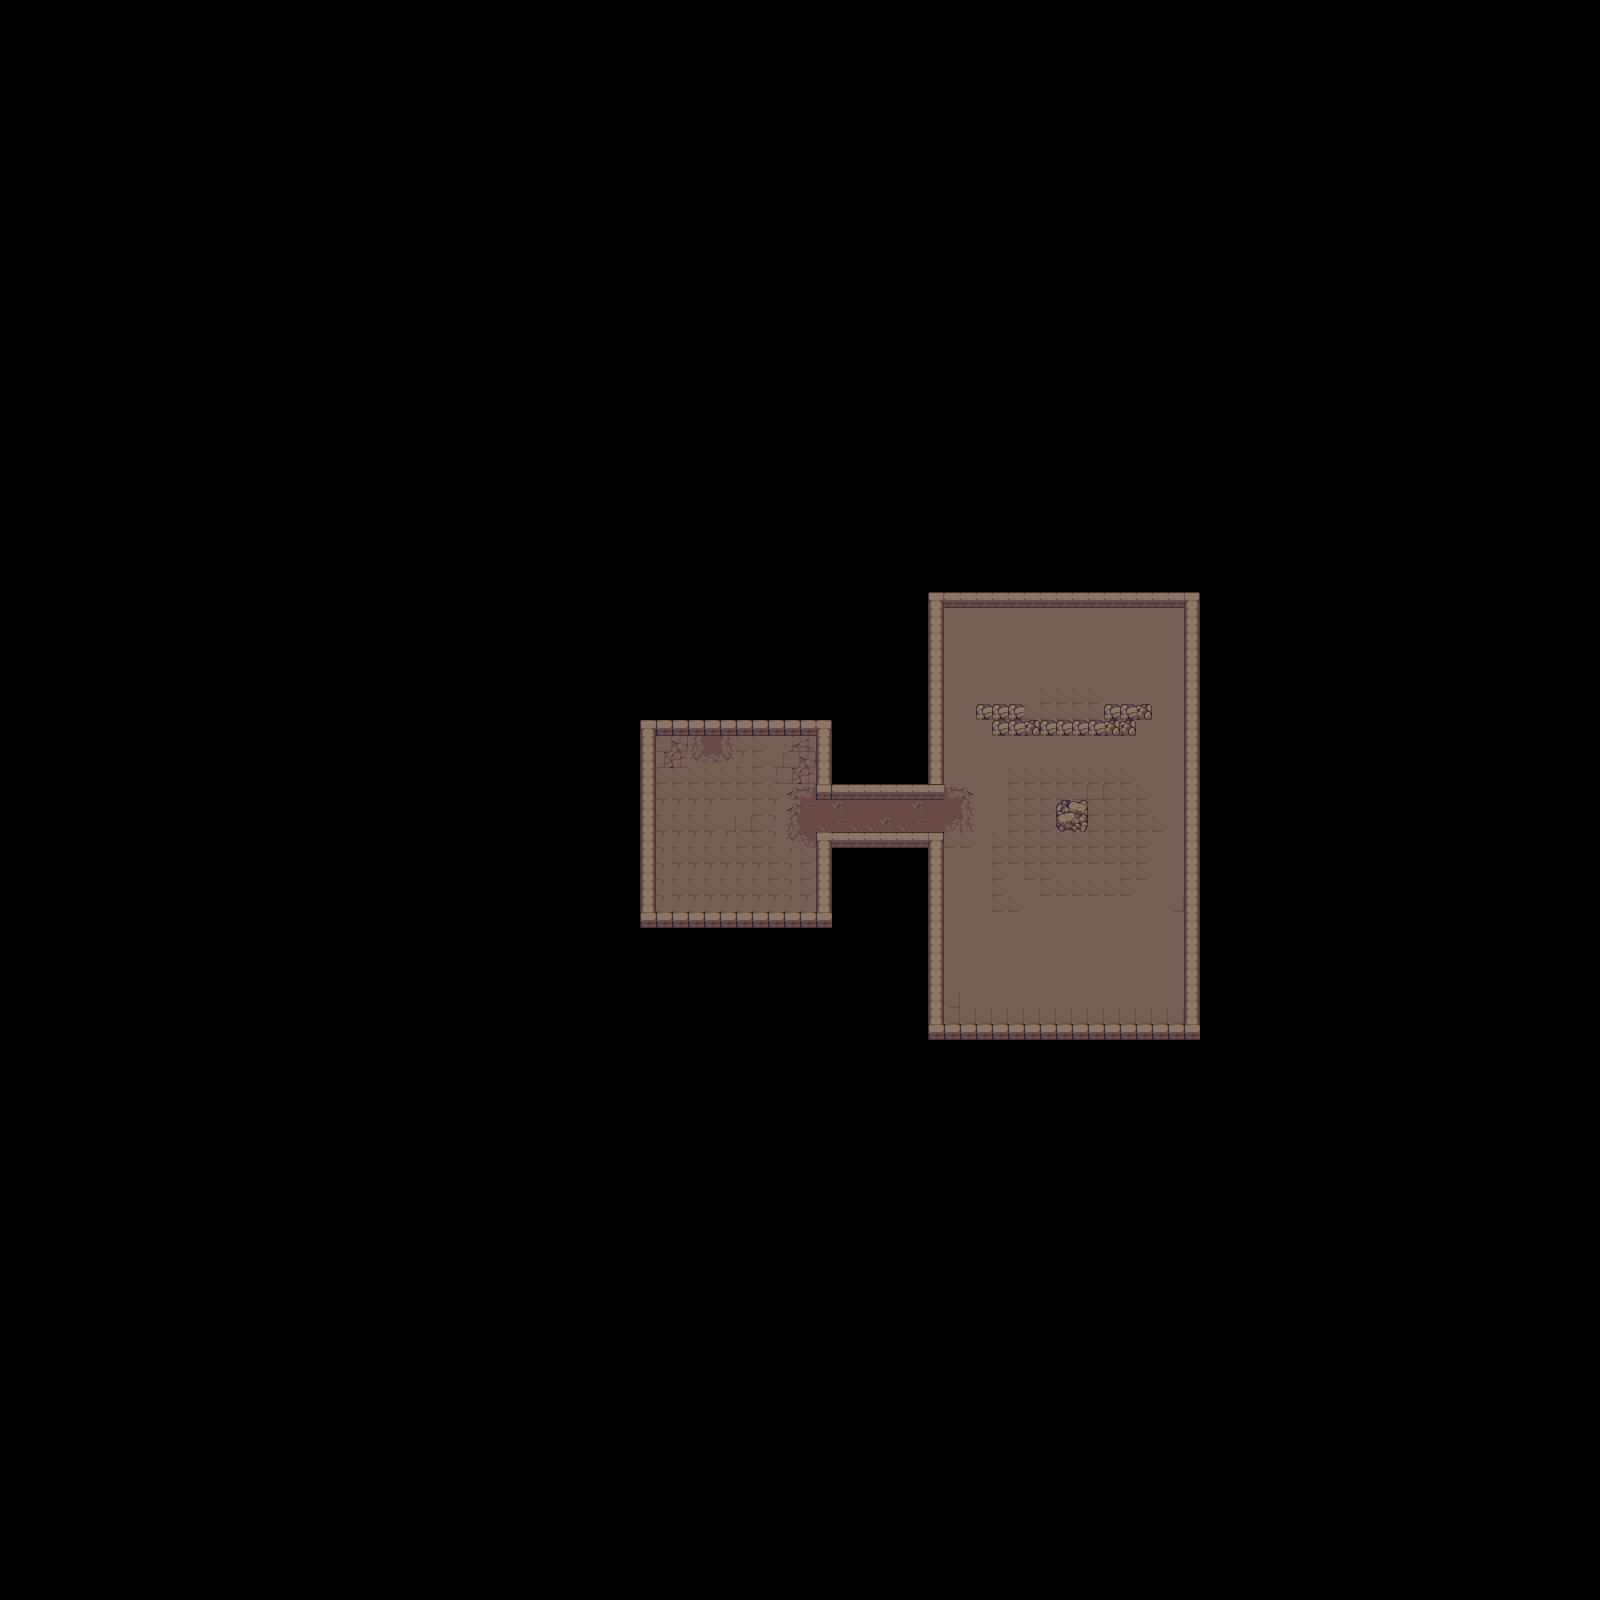

This is a level from a 2D game, rendered from its Tiled map with the project's own tilesets. A one-line summary and the map file follow, with tile-layer data summarised:
An orthogonal 100x100 tile map with 16x16 px tiles, 2 tile layers (Tile Layer 1, Tile Layer 2).

<map version="1.0" tiledversion="1.1.6" orientation="orthogonal" renderorder="right-down" width="100" height="100" tilewidth="16" tileheight="16" infinite="0" nextobjectid="1">
 <tileset firstgid="1" name="dungeon_tileset_v1" tilewidth="16" tileheight="16" tilecount="480" columns="20">
  <image source="tiles_dungeon.png" width="320" height="384" />
 </tileset>
 <layer name="Tile Layer 1" width="100" height="100">
  <data>[10000 cells, 656 non-empty, 35 distinct tile ids]</data>
 </layer>
 <layer name="Tile Layer 2" width="100" height="100">
  <data>[10000 cells, 94 non-empty, 8 distinct tile ids]</data>
 </layer>
</map>
